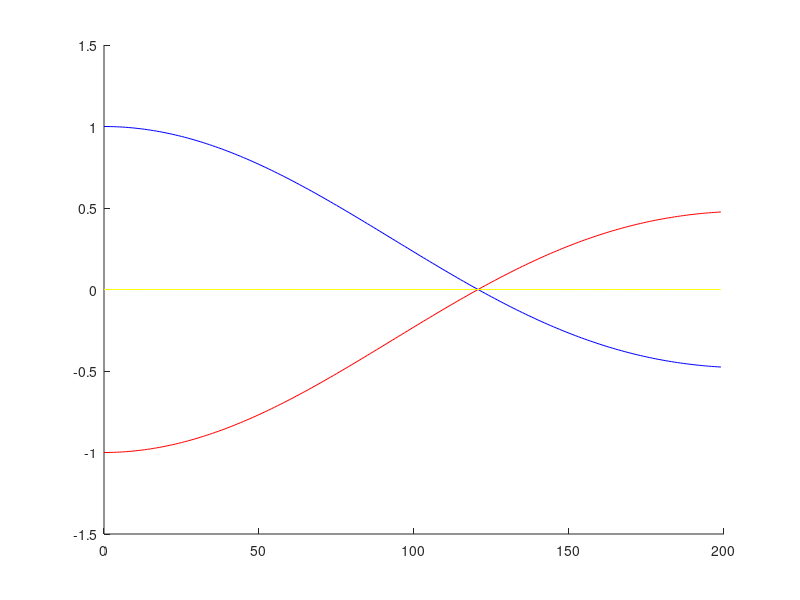
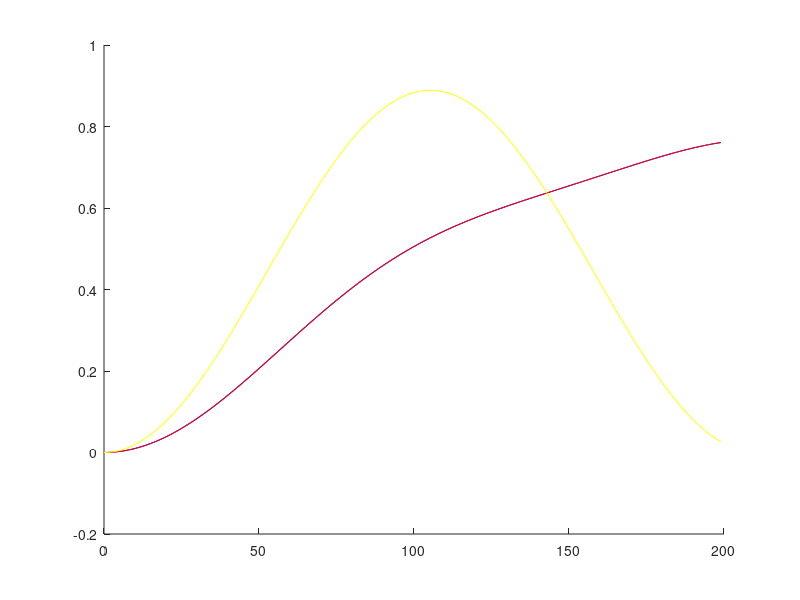

MATLAB code to generate these figures, in order:
function bhsuQM

tmax=200;

Nt = 200;
dt = tmax/Nt;

t=[0:dt:tmax-dt];

S = 3;
U = 1;
mu = 1;
J = 0.01;

Jx=[0,1,0;1,0,1;0,1,0]/sqrt(2);
Jy=i*[0,-1,0;1,0,-1;0,1,0]/sqrt(2);
Jz=[1,0,0;0,0,0;0,0,-1];


JxS=cell(1,S);
JyS=cell(1,S);
JzS=cell(1,S);
for j=1:S,
    JxS{j}=sparse(kron(kron(eye(3^(j-1)),Jx),eye(3^(S-j))));
    JyS{j}=sparse(kron(kron(eye(3^(j-1)),Jy),eye(3^(S-j))));
    JzS{j}=sparse(kron(kron(eye(3^(j-1)),Jz),eye(3^(S-j))));
end

'make ham'
time=cputime;

HQM=sparse(3^S,3^S);
for j=1:S
    HQM=HQM+JzS{j}*JzS{j}-JzS{j};
    for k=j+1:S
        HQM=HQM-J*(JxS{j}*JxS{k}+JyS{j}*JyS{k});
    end
end
cputime-time

HQMf=full(HQM);

'diag'
time=cputime;
[Vn,Em]=eig(HQMf);
cputime-time

En=diag(Em);

init=zeros(3^S,1);
init(8,1)=1;

cn=Vn'*init;
m1=Vn'*(JzS{1}*Vn);
m2=Vn'*(JzS{2}*Vn);
m3=Vn'*(JzS{3}*Vn);

m4=Vn'*(JzS{1}*(JzS{1}*Vn));
m5=Vn'*(JzS{2}*(JzS{2}*Vn));
m6=Vn'*(JzS{3}*(JzS{3}*Vn));


'plot'
time=cputime
for j=1:Nt
    vec=exp(-i*t(j)*En).*cn;
    AvgSz1(j)=vec'*(m1*vec);
    AvgSz2(j)=vec'*(m2*vec);
    AvgSz3(j)=vec'*(m3*vec);
    SqSz1(j)=vec'*(m4*vec);
    SqSz2(j)=vec'*(m5*vec);
    SqSz3(j)=vec'*(m6*vec);
end
cputime-time

size(AvgSz1)
size(SqSz1)

widSz1=SqSz1-AvgSz1.*AvgSz1;
widSz2=SqSz2-AvgSz2.*AvgSz2;
widSz3=SqSz3-AvgSz3.*AvgSz3;

%plot the results
figure
hold on
%plot(t,X(:,1),'r');
plot(t,AvgSz1,'b');
plot(t,AvgSz2,'r');
plot(t,AvgSz3,'y');
figure
hold on
%plot(t,X(:,1),'r');
plot(t,widSz1,'b');
plot(t,widSz2,'r');
plot(t,widSz3,'y');
%legend('n for p=0');
